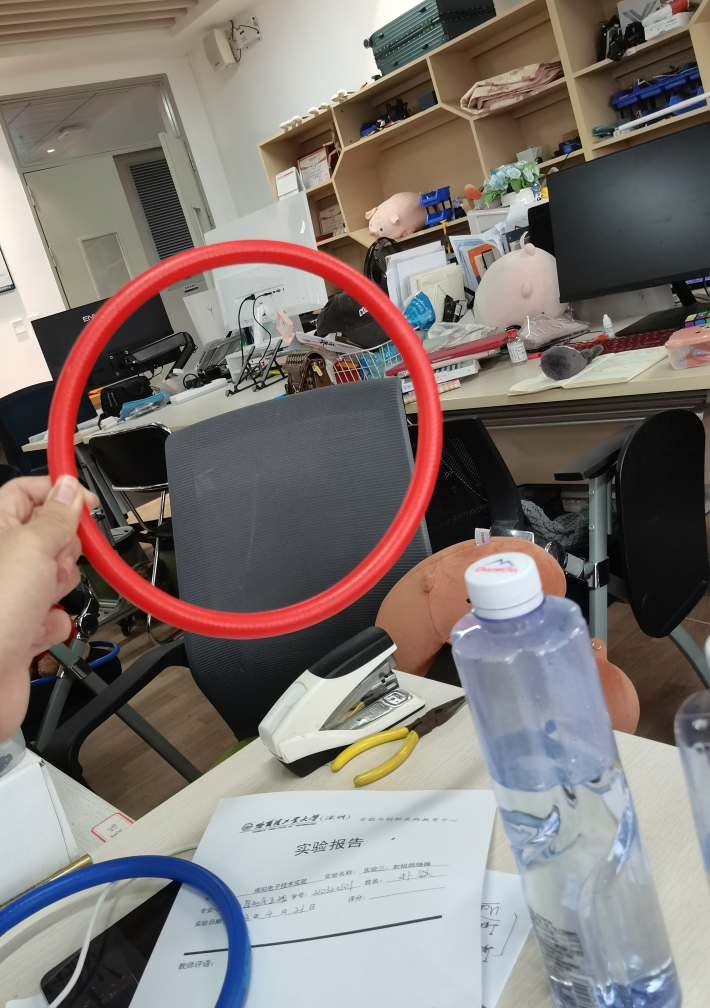
#> input picture wtr_race/photo/photo/red_loop_debug.jpg, 2840 x 4032 px, found by its file name (shown at 1/4 size)
$ python img_tackle.py
#> lines starting #> are read from the running program, lines starting #| are printed output that depends on the picture; after the words box and inside, x2 and y2 are one past the last pixel; in counts of white or black regions, pixels touching at a corner belong together
#此程序用来调节颜色参数
import cv2
import numpy as np

def on_bgr_value_change(args):
    # 获取img_bgr窗口上的名为lower_b滑动条的当前值
    lower_h_value = cv2.getTrackbarPos('lower_h', 'hsv_img')
    # 获取img_bgr窗口上的名为upper_b滑动条的当前值
    upper_h_value = cv2.getTrackbarPos('upper_h', 'hsv_img')
    # 获取img_bgr窗口上的名为lower_g滑动条的当前值
    lower_s_value = cv2.getTrackbarPos('lower_s', 'hsv_img')
    # 获取img_bgr窗口上的名为upper_g滑动条的当前值
    upper_s_value = cv2.getTrackbarPos('upper_s', 'hsv_img')
    # 获取img_bgr窗口上的名为lower_r滑动条的当前值
    lower_v_value = cv2.getTrackbarPos('lower_v', 'hsv_img')
    # 获取img_bgr窗口上的名为upper_r滑动条的当前值
    upper_v_value = cv2.getTrackbarPos('upper_v', 'hsv_img')

    bgr_divide_binary = cv2.inRange(hsv_img, (lower_h_value, lower_s_value, lower_v_value),
                                    (upper_h_value, upper_s_value, upper_v_value))
    cv2.namedWindow('bgr_divide_binary', cv2.WINDOW_NORMAL)
    cv2.imshow('bgr_divide_binary', bgr_divide_binary)

def find_target(arg1,arg2):
    cv2.imshow('Initial', arg1)
    kernel = np.ones((5, 5), np.uint8)
    eroding = cv2.morphologyEx(arg1, op=cv2.MORPH_ERODE, kernel=kernel, iterations=2)
    dilating = cv2.morphologyEx(eroding, op=cv2.MORPH_DILATE, kernel=kernel, iterations=2)
    # one_channel = cv2.cvtColor(closing, cv2.COLOR_BGR2GRAY)
    # one_channel = cv2.cvtColor(arg1, cv2.COLOR_BGR2GRAY)
    cv2.imshow('Red', dilating)
    contours, hierarchy = cv2.findContours(dilating, cv2.RETR_EXTERNAL, cv2.CHAIN_APPROX_SIMPLE)
    if len(contours)!=0:
        diameter_list = []
        center_idx_list = []

        for idx, contour in enumerate(contours):
            area = cv2.contourArea(contours[idx])
            if len(contours[idx])<5:
                continue
            box = center_idx, size_idx, angle_idx = cv2.fitEllipse(contours[idx])
            if max(size_idx[0], size_idx[1]) < min(size_idx[0], size_idx[1]) * 1.3:
                center_idx = np.uint16(center_idx)
                size_idx = np.uint16(size_idx)
                diameter = np.mean(size_idx)
                diameter_list.append(diameter)
                center_idx_list.append(center_idx)
        print(max(diameter_list))
        target_diameter_index = diameter_list.index(max(diameter_list))
        # print(target_diameter_index)
        # print(center_idx_list[target_diameter_index][0],center_idx_list[target_diameter_index][1])
        cv2.drawContours(arg2, contours, idx, (0,0,255), 3)
        cv2.ellipse(arg2, box, (255,0,0), 2)
        cv2.circle(arg2, center_idx_list[target_diameter_index], (int)(max(diameter_list)/2),(0,255,0), 5)
        cv2.putText(arg2, '(%d, %d)' % (center_idx_list[target_diameter_index][0],center_idx_list[target_diameter_index][1]),center_idx_list[target_diameter_index],cv2.FONT_HERSHEY_SIMPLEX, 1,(0,0,255),2)

if __name__ == '__main__':

    cv2.namedWindow('RGB_img', flags=cv2.WINDOW_NORMAL | cv2.WINDOW_KEEPRATIO | cv2.WINDOW_GUI_EXPANDED)
    cv2.namedWindow('Red', flags=cv2.WINDOW_NORMAL | cv2.WINDOW_KEEPRATIO | cv2.WINDOW_GUI_EXPANDED)
    cv2.namedWindow('Initial', flags=cv2.WINDOW_NORMAL | cv2.WINDOW_KEEPRATIO | cv2.WINDOW_GUI_EXPANDED)
    ask = 0
    img = cv2.imread("/home/ubuntu/wtr_upmachine_ws/src/visual_dect/photo/photo/red_loop_debug.jpg")
#> img is the input picture: shape (4032, 2840, 3); mean B, G, R 115, 119.3, 127.5
    hsv_img = cv2.cvtColor(img, cv2.COLOR_BGR2HSV)
#> hsv_img: shape (4032, 2840, 3); mean H, S, V 53.9, 53.1, 134.8
    red_img = cv2.inRange(hsv_img, (0,133,70), (5,255,255))
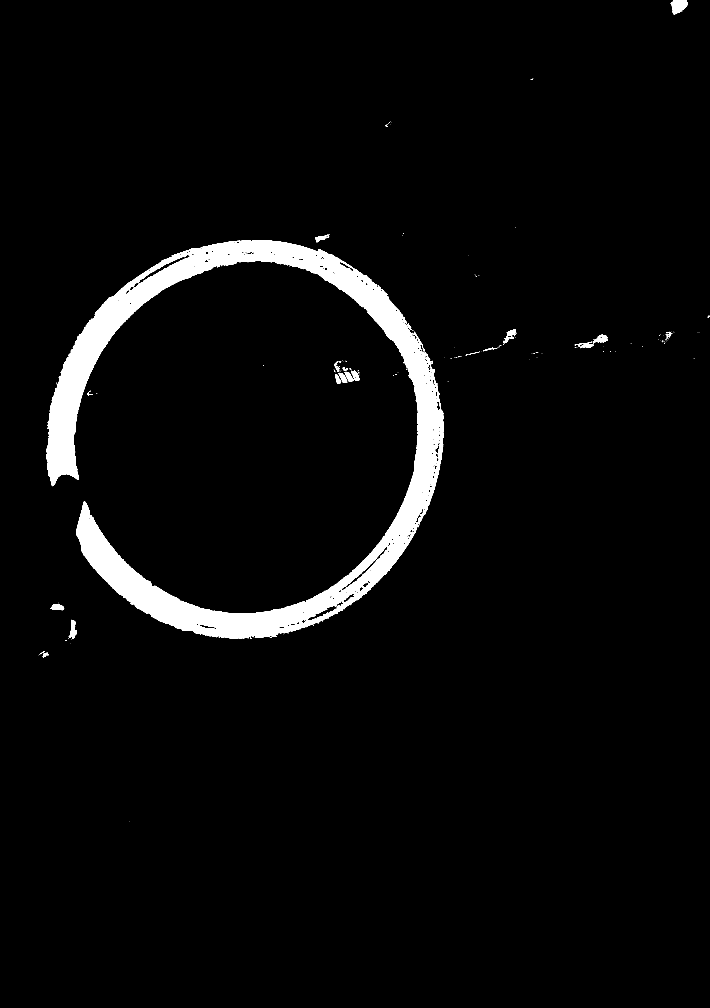
#> red_img: shape (4032, 2840) (shown at 1/4 size); 3.8% white; 281 white regions (253 under 20 px), largest, box (x1, y1, x2, y2) and area: (185, 960, 1774, 2554) 426140, (2683, 0, 2750, 58) 2674, (275, 2480, 308, 2556) 1294


    red_radius = find_target(red_img,img)
#> in find_target, `eroding = cv2.morphologyEx(arg1, op=cv2.MORPH_ERODE, kernel=kernel, it..`:
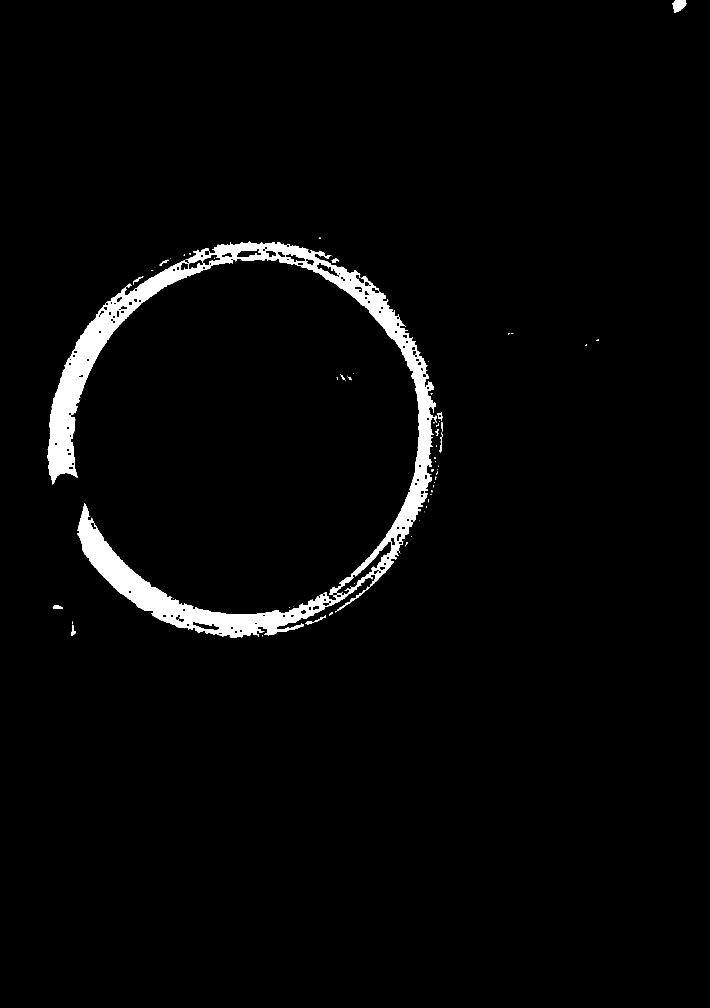
#> eroding: shape (4032, 2840) (shown at 1/4 size); 2.6% white; 78 white regions (47 under 20 px), largest, box (x1, y1, x2, y2) and area: (190, 967, 1745, 2549) 296559, (2690, 0, 2745, 52) 1904, (1349, 2372, 1448, 2444) 675
#> in find_target, `dilating = cv2.morphologyEx(eroding, op=cv2.MORPH_DILATE, kernel=kerne..`:
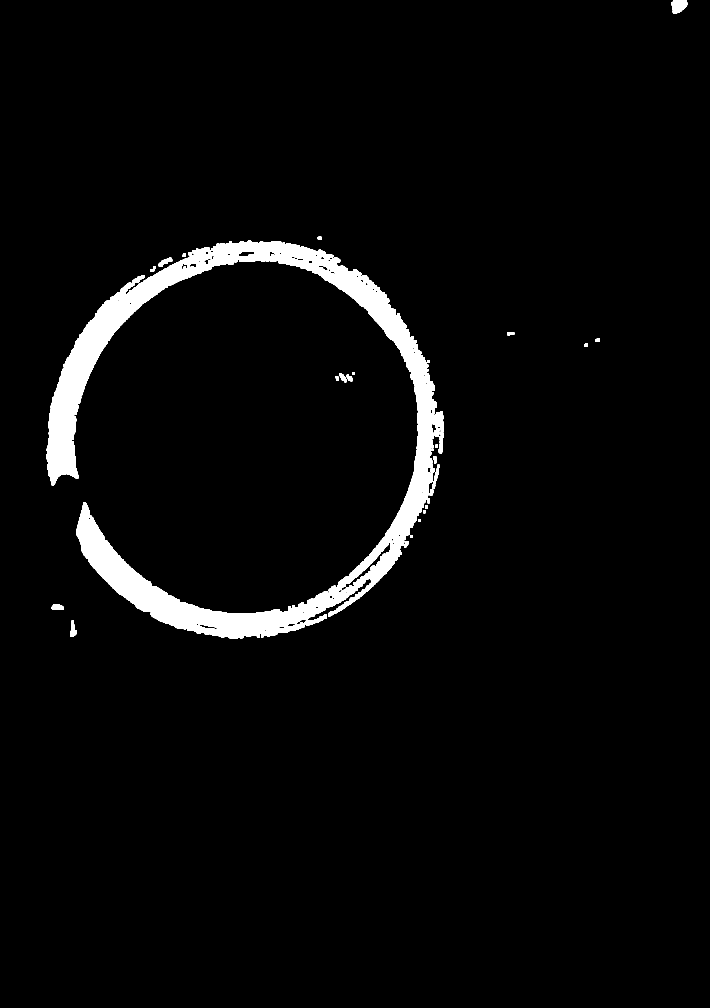
#> dilating: shape (4032, 2840) (shown at 1/4 size); 3.6% white; 33 white regions
#> in find_target, `contours, hierarchy = cv2.findContours(dilating, cv2.RETR_EXTERNAL, cv..`: contours = 33 contours; largest, box (x1, y1, x2, y2) and area: (186, 963, 1773, 2553) 399947, (2686, 0, 2749, 56) 2538, (280, 2483, 307, 2547) 998, (207, 2416, 255, 2440) 830, (635, 1031, 689, 1066) 824
#> the loop in find_target, `for idx, contour in enumerate(contours):` made 33 passes
#> (area, box, center_idx, size_idx, angle_idx, diameter) on passes 13, 16, 29, 31, 32: (97, ((1739.9, 1846.4), (11.85, 14.78), 4.23), [1739, 1846], [11, 14], 4.23, 12.5), (98.5, ((1745.7, 1783.7), (13.02, 14.57), 76.72), [1745, 1783], [13, 14], 76.72, 13.5), (135, ((736.9, 1020.5), (13.28, 17.12), 36.23), [736, 1020], [13, 17], 36.23, 15), (399947, ((986.6, 1755.9), (1469.1, 1527.1), 22.52), [986, 1755], [1469, 1527], 22.52, 1498), (164, ((1278.8, 953), (16.81, 17.98), 175.2), [1278, 952], [16, 17], 175.2, 16.5)
#> (area, center_idx, size_idx, angle_idx) on passes 1, 2, 3, 4, 7, 8: (998.5, (292.7, 2522.5), (23.45, 63.6), 0.788), (830.5, (229.6, 2428.9), (23.26, 49.55), 96.54), (332, (1626.1, 2171.6), (15.6, 38.02), 22.77), (96, (1645.5, 2145.5), (10.56, 16.2), 11.37), (124, (1705, 2025.9), (10.54, 26.19), 179.7), (262, (1726.3, 1966.6), (12.96, 38.55), 10.2)
#> after the loop in find_target, `for idx, contour in enumerate(contours):`: center_idx_list = [[1739, 1846], [1745, 1783], [736, 1020], [986, 1755], [1278, 952]]; diameter = 16.5; diameter_list = [12.5, 13.5, 15, 1498, 16.5]
#| 1498.0
#> in find_target, `target_diameter_index = diameter_list.index(max(diameter_list))`: target_diameter_index = 3
    cv2.imshow('RGB_img', img)
    # [6 lines of commented-out code are left out]
    if(ask==1):
        # hsv_img = cv2.imread('/home/ubuntu/demo02_ws/src/Task2/photo/photo/red_loop_hsv.jpg')
        cv2.namedWindow('hsv_img', cv2.WINDOW_NORMAL)
        # 在img_bgr窗口上创建lower_b进度条,范围为0-179,回调函数为on_bgr_value_change
        cv2.createTrackbar('lower_h', 'hsv_img', 0, 255, on_bgr_value_change)
        # 在img_bgr窗口上创建upper_b进度条,范围为0-179,回调函数为on_bgr_value_change
        cv2.createTrackbar('upper_h', 'hsv_img', 0, 255, on_bgr_value_change)
        # 在img_bgr窗口上创建lower_g进度条,范围为0-255,回调函数为on_bgr_value_change
        cv2.createTrackbar('lower_s', 'hsv_img', 0, 255, on_bgr_value_change)
        # 在img_bgr窗口上创建upper_g进度条,范围为0-255,回调函数为on_bgr_value_change
        cv2.createTrackbar('upper_s', 'hsv_img', 0, 255, on_bgr_value_change)
        # 在img_bgr窗口上创建lower_r进度条,范围为0-255,回调函数为on_bgr_value_change
        cv2.createTrackbar('lower_v', 'hsv_img', 0, 255, on_bgr_value_change)
        # 在img_bgr窗口上创建upper_r进度条,范围为0-255,回调函数为on_bgr_value_change
        cv2.createTrackbar('upper_v', 'hsv_img', 0, 255, on_bgr_value_change)
        cv2.imshow('hsv_img', hsv_img)

    cv2.waitKey(0)
    if cv2.waitKey(1) == ord('q'):  # 如果按键输入q
#> (key q is pressed here)
        cv2.destroyAllWindows()  # 销毁所有窗口
